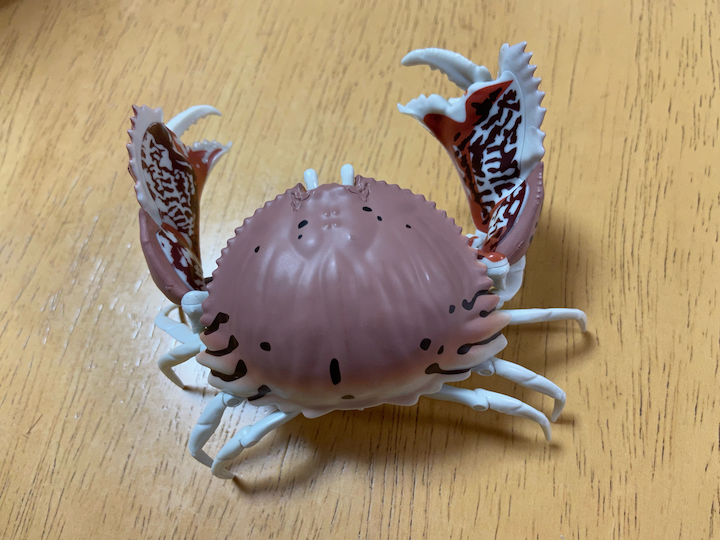
#> input picture img/crab.png, 720 x 540 px
$ python 07_split_merge_img.py
#> lines starting #> are read from the running program, lines starting #| are printed output that depends on the picture
import cv2

# ---------------------------
# split()

img = cv2.imread('../img/crab.png', cv2.IMREAD_COLOR)
#> img is the input picture: shape (540, 720, 3); mean B, G, R 117.5, 145.9, 166.5

b_plane, g_plane, r_plane = cv2.split(img)
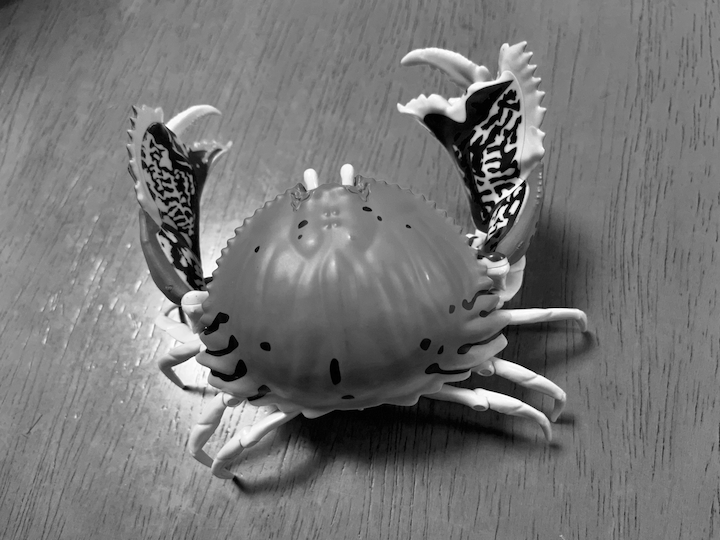
#> b_plane: shape (540, 720); min 0, max 255, mean 117.5
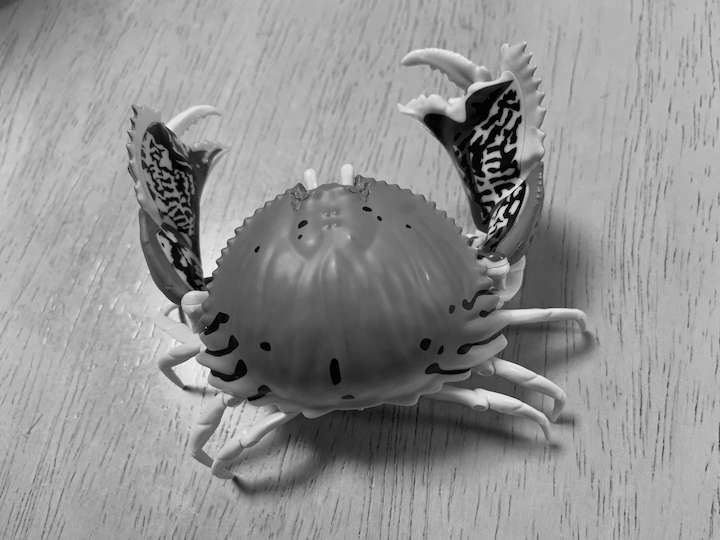
#> g_plane: shape (540, 720); min 0, max 244, mean 145.9
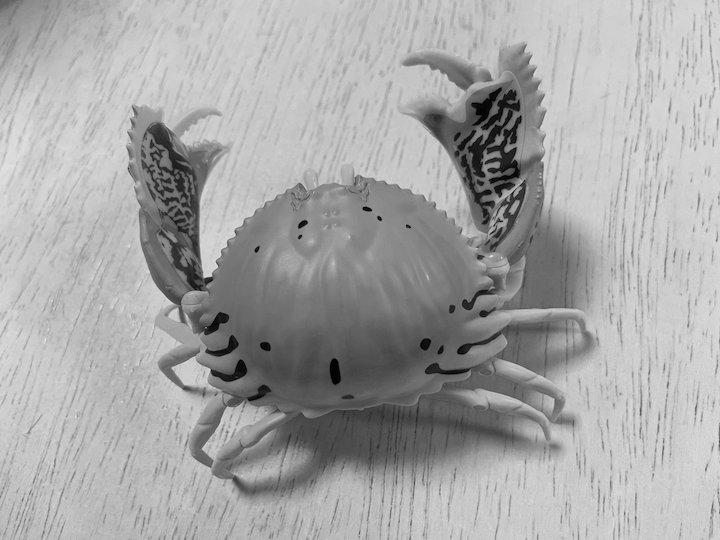
#> r_plane: shape (540, 720); min 0, max 239, mean 166.5

cv2.imshow('img', img)
cv2.imshow('b_plane', b_plane)
cv2.imshow('g_plane', g_plane)
cv2.imshow('r_plane', r_plane)


# ---------------------------
# merge()

merged = cv2.merge((b_plane, g_plane, r_plane))

cv2.imshow('merged', merged)

cv2.waitKey(0)
cv2.destroyAllWindows()

# ---------------------------
# hconcat()

img2 = cv2.imread('../img/crab2.png', cv2.IMREAD_COLOR)
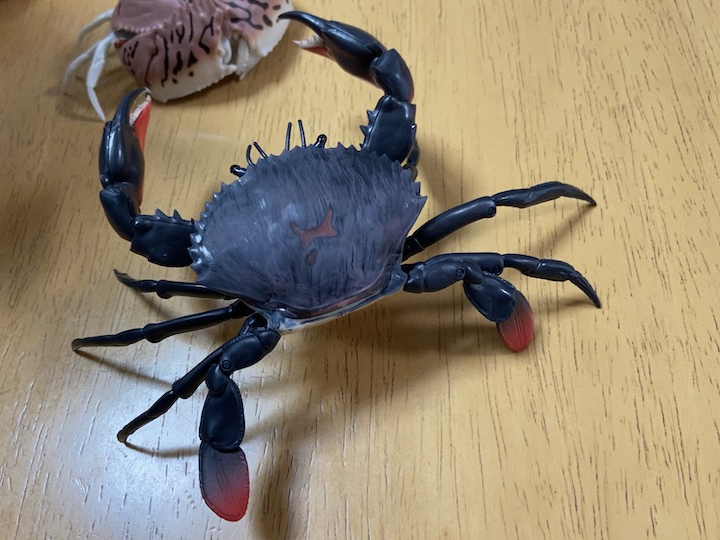
#> input picture img/crab2.png, 720 x 540 px
#> img2 is the input picture: shape (540, 720, 3); mean B, G, R 114.3, 134.8, 147.6

hconcat_img = cv2.hconcat([img, img2])
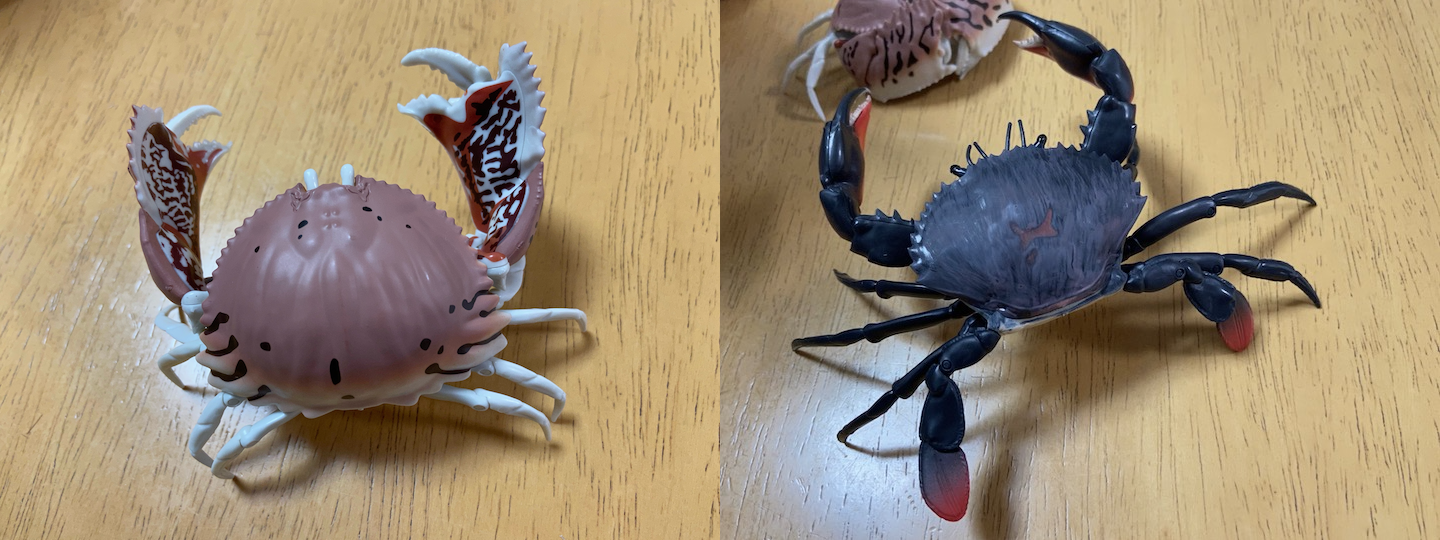
#> hconcat_img: shape (540, 1440, 3); mean B, G, R 115.9, 140.4, 157
vconcat_img = cv2.vconcat([img, img2])
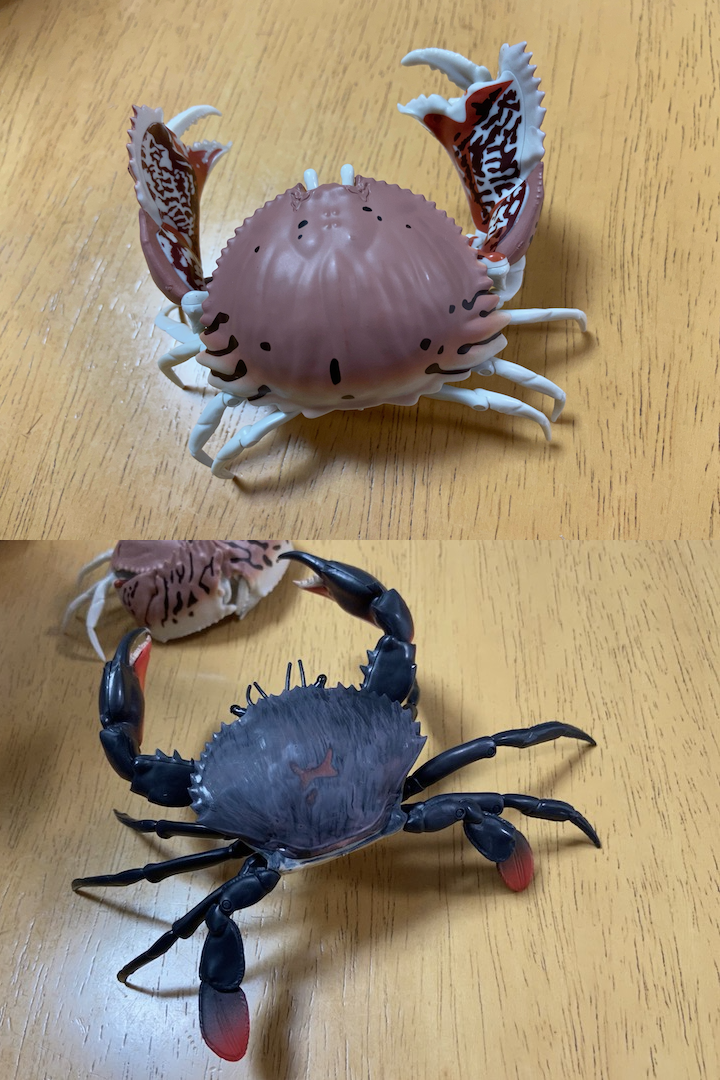
#> vconcat_img: shape (1080, 720, 3); mean B, G, R 115.9, 140.4, 157

cv2.imshow('hconcat_img', hconcat_img)
cv2.imshow('vconcat_img', vconcat_img)

cv2.waitKey(0)
cv2.destroyAllWindows()
